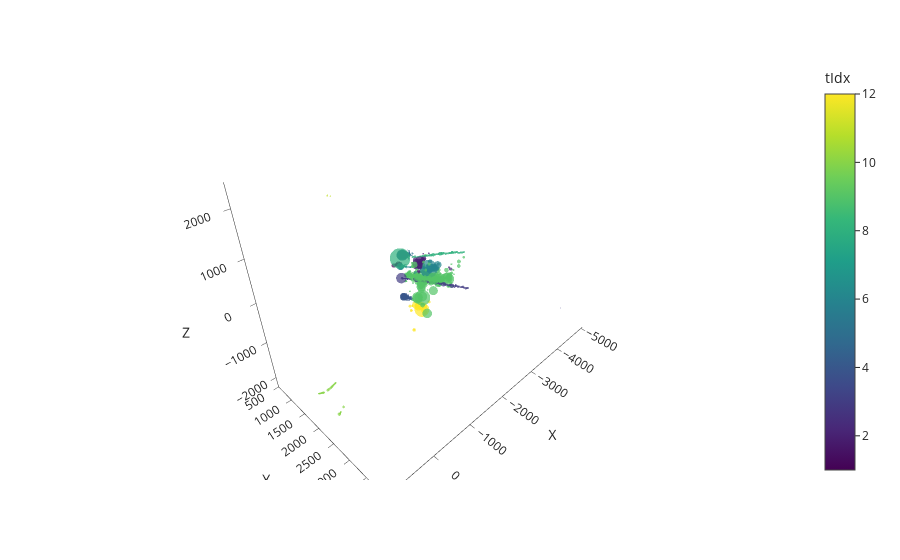

Notebook code cell kept with this figure:
### Code cell
import pandas as pd
import plotly.express as px

mask = (g.ndata['hit_type'] !=-1)    
tidx =  1*(g.ndata['particle_number'][mask].view(-1,1))
#tidx =    1*(g.ndata['hit_link_modified'][mask].view(-1,1))+1
features =  20*(g.ndata['e_hits'][mask].view(-1,1)) +g.ndata["h"][mask][:,-1].view(-1,1)
X = g.ndata["pos_hits_xyz"][mask] #[mask]
data = {
            "X":X[:, 0].view(-1, 1).detach().cpu().numpy(),
            "Y": X[:, 1].view(-1, 1).detach().cpu().numpy(),
            "Z": X[:, 2].view(-1, 1).detach().cpu().numpy(),
            "tIdx": tidx.view(-1, 1).detach().cpu().numpy(),
            "features": features.view(-1, 1).detach().cpu().numpy(),
        }
hoverdict = {}
# if hoverfeat is not None:
#     for j in range(hoverfeat.shape[1]):
#         hoverdict["f_" + str(j)] = hoverfeat[:, j : j + 1]
#     data.update(hoverdict)

# if nidx is not None:
#     data.update({"av_same": av_same})

df = pd.DataFrame(
np.concatenate([data[k] for k in data], axis=1),
columns=[k for k in data],
)
rdst = np.random.RandomState(1234567890)  # all the same
# shuffle_truth_colors(df, "tIdx", rdst)

hover_data = ["tIdx"] #+ [k for k in hoverdict.keys()]
# if nidx is not None:
#     hover_data.append("av_same")
fig = px.scatter_3d(
df,
x="X",
y="Y",
z="Z",
color="tIdx",
size="features",
hover_data=hover_data,
template="simple_white",
)
fig.update_traces(marker=dict(line=dict(width=0)))

### Figure 1 — Plotly figure (JSON) as saved in the notebook; plotly's stock layout.template omitted (floating-point values rounded to 4 significant figures; data arrays with more than 128 entries replaced by an {"elided": "..."} marker saying what was removed)
{"data": [{"customdata": {"elided": "1797x1 int values"}, "hovertemplate": "X=%{x}<br>Y=%{y}<br>Z=%{z}<br>features=%{marker.size}<br>tIdx=%{marker.color}<extra></extra>", "legendgroup": "", "marker": {"color": {"elided": "1797 int values"}, "coloraxis": "coloraxis", "line": {"width": 0}, "size": {"elided": "1797 float values"}, "sizemode": "area", "sizeref": 0.1138, "symbol": "circle"}, "mode": "markers", "name": "", "scene": "scene", "showlegend": false, "type": "scatter3d", "x": {"elided": "1797 float values"}, "y": {"elided": "1797 float values"}, "z": {"elided": "1797 float values"}}], "layout": {"coloraxis": {"colorbar": {"title": {"text": "tIdx"}}, "colorscale": [[0, "#440154"], [0.1111, "#482878"], [0.2222, "#3e4989"], [0.3333, "#31688e"], [0.4444, "#26828e"], [0.5556, "#1f9e89"], [0.6667, "#35b779"], [0.7778, "#6ece58"], [0.8889, "#b5de2b"], [1, "#fde725"]]}, "legend": {"itemsizing": "constant", "tracegroupgap": 0}, "margin": {"t": 60}, "scene": {"domain": {"x": [0, 1], "y": [0, 1]}, "xaxis": {"title": {"text": "X"}}, "yaxis": {"title": {"text": "Y"}}, "zaxis": {"title": {"text": "Z"}}}}}
